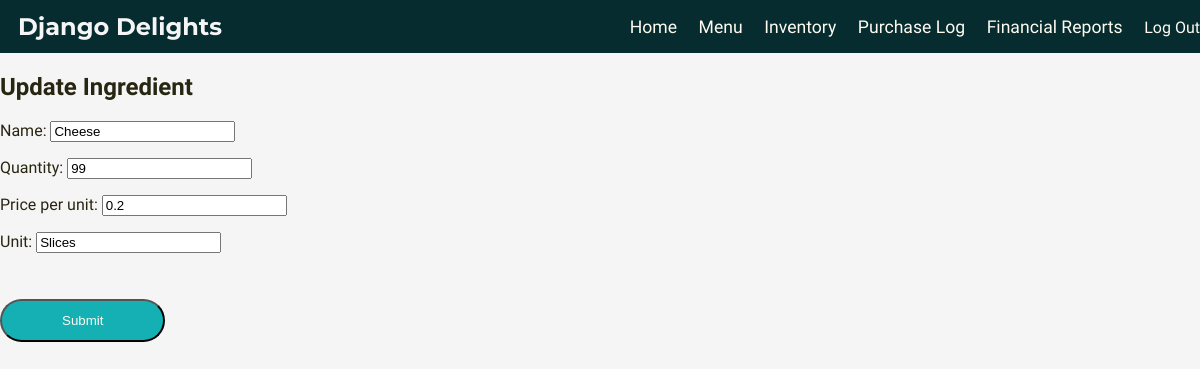
The app's page /ingredient/update/2 (signed in) with its own data.
### inventory/models.py (models this page shows, shortened)
class Ingredient(models.Model):
    name = models.CharField(max_length=30)
    quantity = models.IntegerField(default=0)
    price_per_unit = models.FloatField(default=0.0)
    unit = models.CharField(max_length=30, default="Units")

### inventory/views.py (the view)
# urls.py: path('ingredient/update/<pk>', views.IngredientUpdate.as_view(), name='ingredientupdate'),
class IngredientUpdate(LoginRequiredMixin, UpdateView):
    model = Ingredient
    form_class = IngredientForm
    template_name = "inventory/ingredient_update.html"
    success_url = "/ingredient/list"

### inventory/forms.py
class IngredientForm(forms.ModelForm):
    class Meta:
        model = Ingredient
        fields = "__all__"

### inventory/templates/inventory/ingredient_update.html (shortened to what this page needs)
{% extends './base.html' %}
{% load static %}
{% block head %}
<link rel="stylesheet" href="{% static 'inventory/style.css' %}">
{% endblock %}
{% block content %}
<h2>Update Ingredient</h2>
<form method="post">
<div>
  {% csrf_token %} {{ form.as_p }}
  <input type="submit" value="Submit" />
</div>
</form>
{% endblock %}

### inventory/static/inventory/style.css (style rules this page uses)
body { width:100%; height:100%; top:0; left:0; margin:0; padding:0; position:relative; background-color:#F5F5F5; max-width: 100vw; color:#282612; font-family: 'Work Sans', sans-serif; font-size:1em; }
.body-container p, ul, ol, form { align-self:flex-start; }
.add-btn, input[type=submit] { margin-top:2.5%; background-color:#15b0b3; color:#fffbf0; padding:1% 5%; transition:1s; border-radius:2em; }

### records on screen
Ingredient: name "Cheese", quantity "99", price_per_unit "0.2", unit "Slices"
